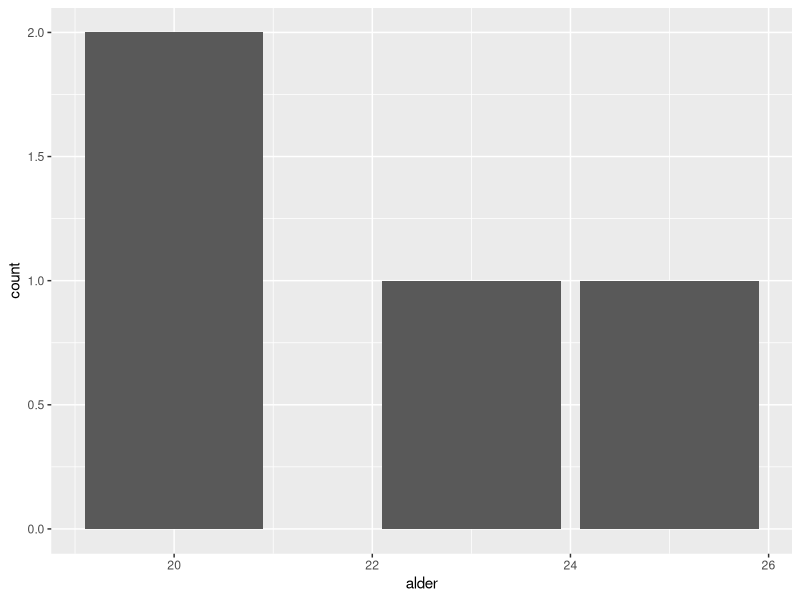
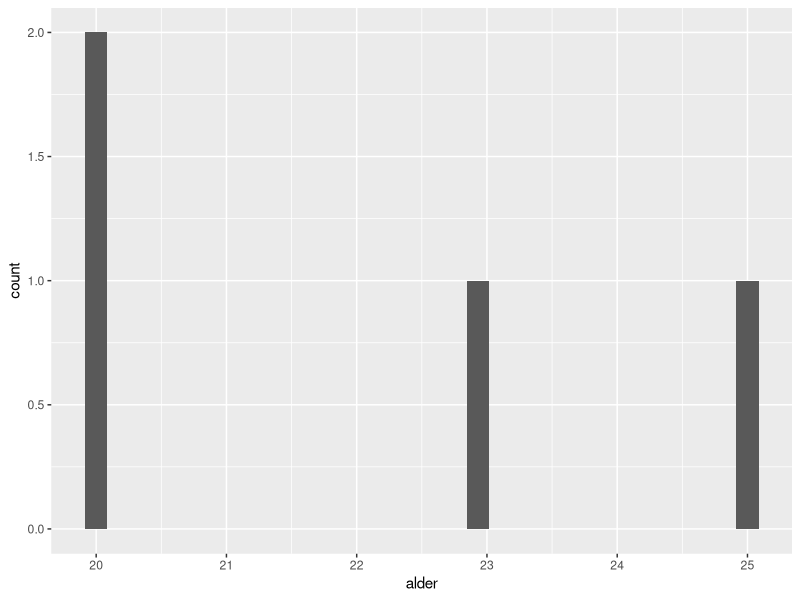
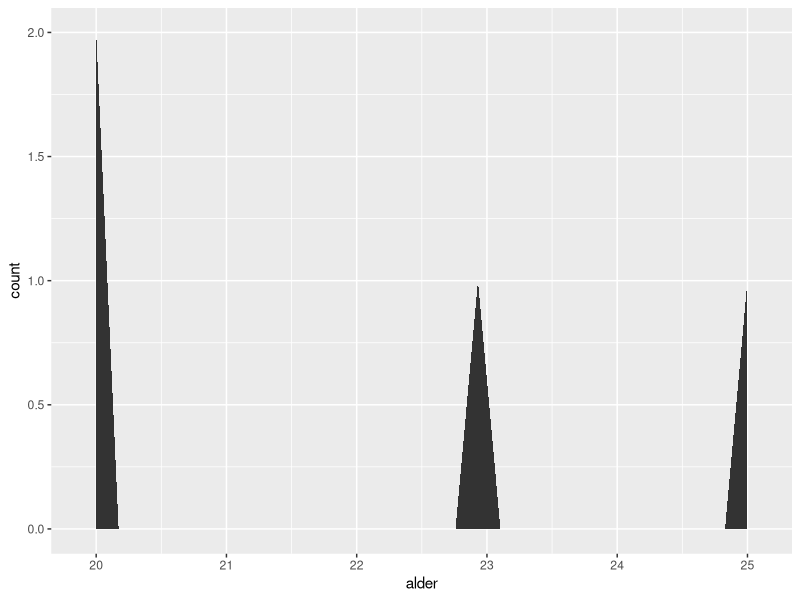
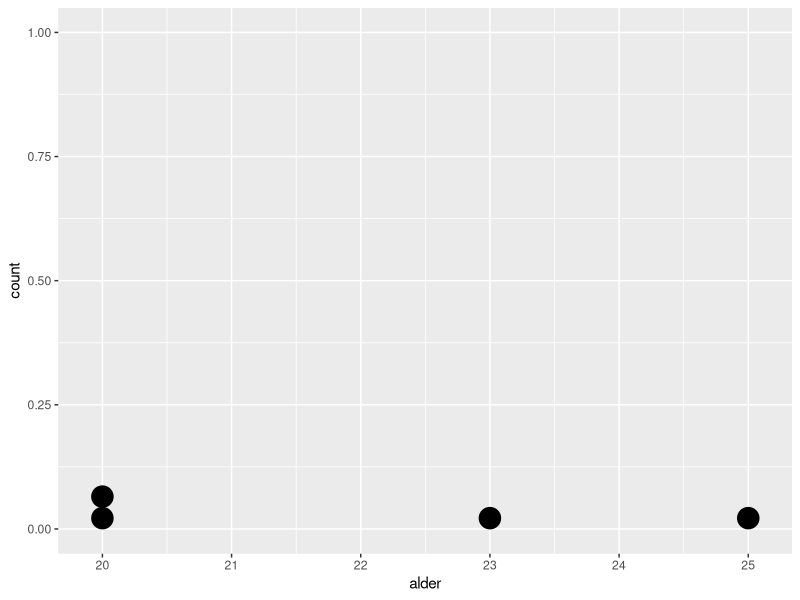

These charts were generated, in order, by the following R code:
#################################
### SEMINAR 1 LØSNiNGSFORSLAG ###
#################################

# Oppgave 1 ---------------------------
navn <- c("Aisha", "Marcus", "Jenny", "Thea")
alder <- c(20, 23, 25, 20)
hjemby <- c("Spydeberg", "Grimstad", "Oslo", "Bodø")
favfilm <- c("Ringenes herre", "Hamilton", "Parasitt", "Sjel")

data <- data.frame(navn, alder, favfilm, hjemby)

# Oppgave 2 ---------------------------
# Gjennomsnitt
mean(data$alder)

# Standardavvik
sd(data$alder)

# Median
median(data$alder)

# Oppgave 3 ---------------------------
# Dette kan gjøres på flere måter. Her vises noen eksempler.
# Variabelen kan legges rett inn i datasettet ved hjelp av 
# indeksering:
data[, "avstand"] <- c(46, 275, 0, 1189)
data$avstand <- c(46, 275, 0, 1189)

# Variabelen kan legges inn ved å gå frem på samme måte 
# som i oppgave 1:
avstand <- c(46, 275, 0, 1189)
data <- data.frame(data, avstand)

# Oppgave 4 ---------------------------
table(data$navn, data$avstand)
# Thea er lengst hjemmefra

# Oppgave 5 ---------------------------
# For å plotte så bruker vi pakken ggplot2. Denne er integrert i 
# tidyverse-pakken så det første vi gjør er å laste inn den:
library(tidyverse)

# Dersom du ikke har brukt tidyverse-pakken før så må du aller
# først installere den:
# install.packages("tidyverse")

# Deretter bruker vi ggplot. Her er noen eksempler på plot: 
ggplot(data = data, 
       aes(x = alder)) +
  geom_bar()

ggplot(data = data, 
       aes(x = alder)) +
  geom_histogram()

ggplot(data = data, 
       aes(x = alder)) +
  geom_area(stat = "bin")

ggplot(data = data, 
       aes(x = alder)) +
  geom_dotplot()

# Dette skal vi se mer på i seminar fremover. 
